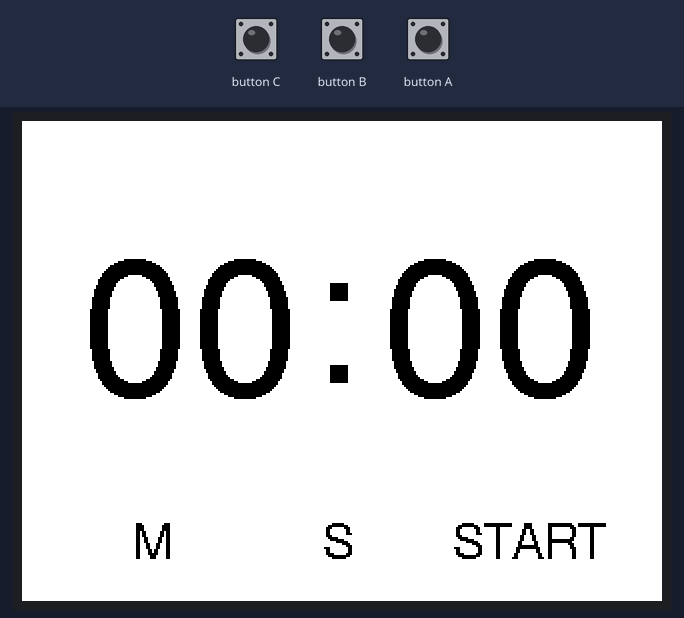
A sketch run on a simulated ESP32. On the bench: 320×240 colour display. Inputs (shaded band) come from the test bench.

Above: at 1.5 s.
1.6 s: button B pressed for 0.15 s
At 2.8 s:
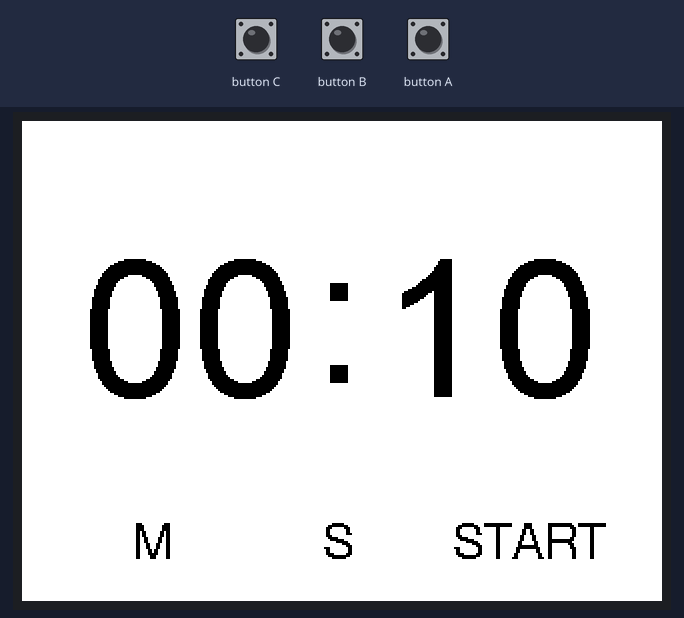
3.2 s: button C pressed for 0.15 s
At 3.54 s:
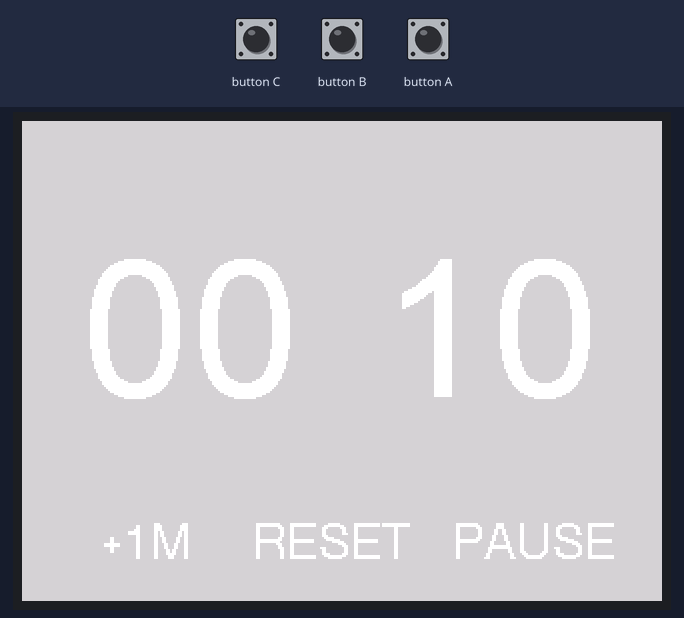
3.9 s: button C pressed for 1 s
At 4.6 s:
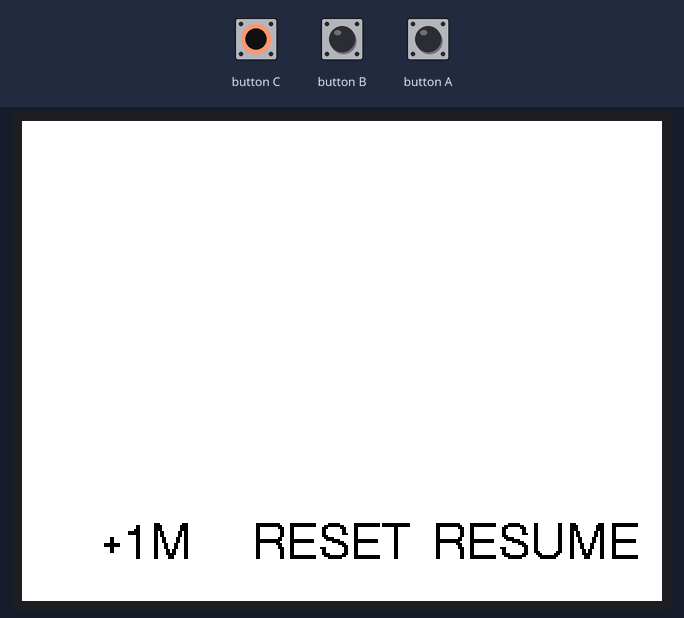
6.7 s: button B pressed for 1 s
At 7.1 s:
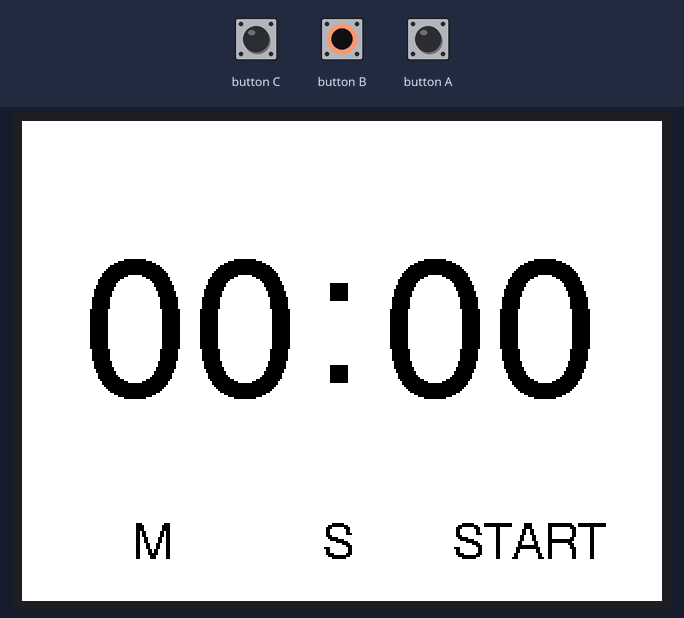
9.2 s: button A pressed for 0.15 s
At 10.0 s:
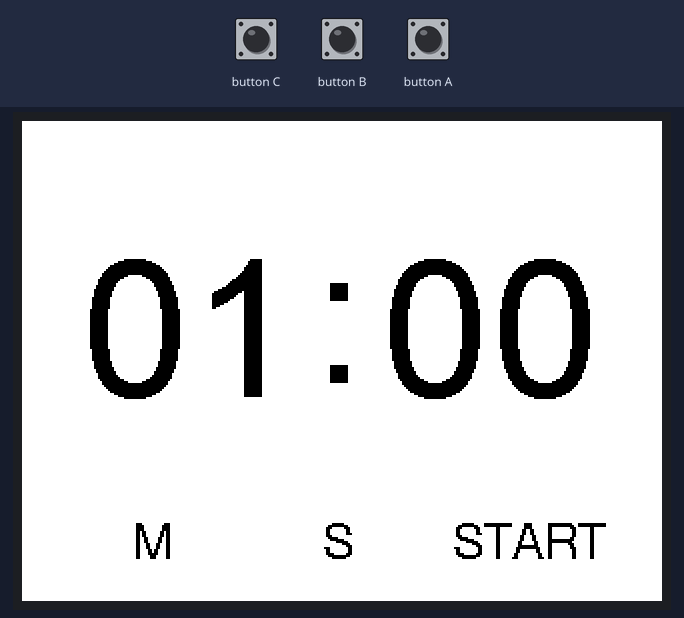
10.8 s: button A pressed for 1 s
At 11.4 s:
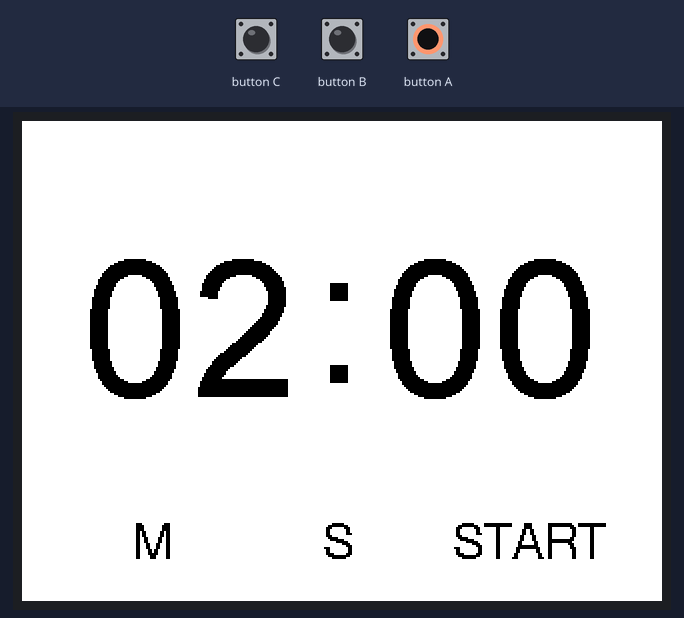
Timing chart, 0 to 13.8 s (numbered marks = the images above; inputs shaded):
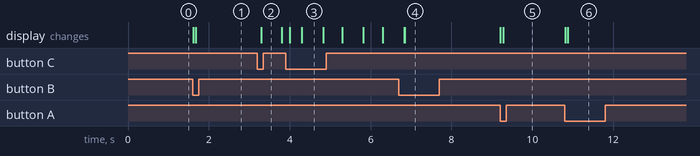

The sketch:

kitchen_timer.ino
```cpp
/*
    Name:       kitchen_timer.ino
    Created:    2019/3/20
    Author:     terunori
*/

#include <M5Stack.h>
#include <driver/dac.h>

int mm = 0;
int ss = 0;

long baseTime;
long delayTime;
long setTime;

int beep_total_time;
int beep_last_time;

enum Stats {
  Initialized,
  Moving,
  Pause,
  Ended
};

enum Stats stats;

void setup() {
  M5.begin();
  //これを実行すると、M5Stackスピーカーから破裂音が出る
  dac_output_enable( DAC_CHANNEL_1 ); //DAC channel 1 is GPIO #25
  M5.Lcd.setTextFont(4);
  M5.Lcd.fillScreen(TFT_WHITE);
  stats = Initialized;
  initialize();
}

void loop() {
  M5.update();
  printTime();
  switch (stats) {
    case Initialized:
      if (M5.BtnA.isPressed() && M5.BtnB.isPressed()) {
        initialize();
        delay(200);
      } else if (M5.BtnA.wasPressed()) {
        M5.Lcd.fillRect(0, 0, 320, 180, TFT_WHITE);
        mm++;
      } else if (M5.BtnB.wasPressed()) {
        M5.Lcd.fillRect(0, 0, 320, 180, TFT_WHITE);
        if (ss < 50) {
          ss += 10;
        } else {
          ss = 0;
          mm++;
        }
      } else if (M5.BtnC.wasPressed()) {
        if (!(mm == 0 && ss == 0)) {
          moveTimer();
        }
      }
      break;
    case Moving:
      if (M5.BtnA.wasPressed()) {
        M5.Lcd.fillRect(0, 0, 320, 180, TFT_LIGHTGREY);
        mm++;
        setTime += 60000;
      } else if (M5.BtnB.wasPressed()) {
        M5.Lcd.fillRect(0, 0, 320, 180, TFT_WHITE);
        initialize();
      } else if (M5.BtnC.wasPressed()) {
        pauseTimer();
      }
      delayTime = millis() - baseTime;
      updateTime();
      if (delayTime + 1000 > setTime ) {
        endTimer();
      }
      break;
    case Pause:
      if (M5.BtnA.wasPressed()) {
        M5.Lcd.fillRect(0, 0, 320, 180, TFT_WHITE);
        mm++;
      } else if (M5.BtnB.wasPressed()) {
        initialize();
      } else if (M5.BtnC.wasPressed()) {
        if (!(mm == 0 && ss == 0)) {
          moveTimer();
        }
      }
      break;
    case Ended:
      while (!(M5.BtnA.read() || M5.BtnB.read() || M5.BtnC.read())) {
        periodicBeep(5, 1400, 80, 4, 400);
      }
      initialize();
      break;
  }
}

void initialize() {
  M5.Lcd.clear(TFT_WHITE);
  M5.Lcd.setTextColor(TFT_BLACK);
  M5.Lcd.setCursor(55, 200);
  M5.Lcd.print("M");
  M5.Lcd.setCursor(150, 200);
  M5.Lcd.print("S");
  M5.Lcd.setCursor(215, 200);
  M5.Lcd.print("START");

  mm = 0;
  ss = 0;
  M5.Speaker.mute();

  stats = Initialized;
}

void moveTimer() {
  M5.Lcd.clear(TFT_LIGHTGREY);
  M5.Lcd.setTextColor(TFT_WHITE);
  M5.Lcd.setCursor(40, 200);
  M5.Lcd.print("+1M");
  M5.Lcd.setCursor(115, 200);
  M5.Lcd.print("RESET");
  M5.Lcd.setCursor(215, 200);
  M5.Lcd.print("PAUSE");

  baseTime = millis();
  setTime = mm * 60000 + ss * 1000 + 1000;

  stats = Moving;
}

void pauseTimer() {
  M5.Lcd.clear(TFT_WHITE);
  M5.Lcd.setTextColor(TFT_BLACK);
  M5.Lcd.setCursor(40, 200);
  M5.Lcd.print("+1M");
  M5.Lcd.setCursor(115, 200);
  M5.Lcd.print("RESET");
  M5.Lcd.setCursor(205, 200);
  M5.Lcd.print("RESUME");

  stats = Pause;
}

void endTimer() {
  M5.Lcd.clear(TFT_OLIVE);
  M5.Lcd.setTextColor(TFT_WHITE);
  M5.Lcd.setCursor(45, 200);
  M5.Lcd.print("___");
  M5.Lcd.setCursor(115, 200);
  M5.Lcd.print("RESET");
  M5.Lcd.setCursor(235, 200);
  M5.Lcd.print("___");

  mm = 0;
  ss = 0;
  baseTime = millis();

  beep_total_time = baseTime;
  beep_last_time = baseTime;

  stats = Ended;
}

void printTime() {
  if (stats == Pause && blinkOn()) {
    M5.Lcd.fillRect(0, 0, 320, 180, TFT_WHITE);
  } else {
    M5.Lcd.setTextFont(8);
    setMin();
    setColon();
    setSec();
    M5.Lcd.setTextFont(4);
  }
}

void setMin() {
  M5.Lcd.setCursor(30, 65);
  if (mm < 10) {
    M5.Lcd.print("0");
    M5.Lcd.print(mm);
  } else {
    M5.Lcd.print(mm);
  }
}

void setSec() {
  M5.Lcd.setCursor(180, 65);
  if (ss < 10) {
    M5.Lcd.print("0");
    M5.Lcd.print(ss);
  } else {
    M5.Lcd.print(ss);
  }
}

void setColon() {
  M5.Lcd.setCursor(145, 58);
  if (!(stats == Moving && blinkOn())) {
    M5.Lcd.print(":");
  }
}

void updateTime() {
  int oldss = ss;
  long remainingTime = setTime - delayTime;
  if (!(M5.BtnB.isPressed())) {
    mm = remainingTime / 60000;
    ss = (remainingTime - mm * 60000) / 1000;
    if (oldss != ss) {
      M5.Lcd.fillRect(0, 0, 320, 180, TFT_LIGHTGREY);
    }
  }
}

void periodicBeep(uint8_t volume, int hz, int duration, int times, int interval) {
  int total_duration = duration * times * 2;
  if ( millis() - beep_total_time < total_duration ) {
    uint32_t b_period = millis() - beep_last_time;
    int halfCycle = 500000 / hz;
    if ( b_period < duration ) {
      dac_output_voltage(DAC_CHANNEL_1, 0);
      delayMicroseconds(halfCycle);
      dac_output_voltage(DAC_CHANNEL_1, volume);
      delayMicroseconds(halfCycle);
    } else if ( b_period >= duration && b_period < duration * 2 ) {
      dac_output_voltage(DAC_CHANNEL_1, 0);
    } else {
      beep_last_time = millis();
    }
  } else if (millis() - beep_total_time < total_duration + interval) {
    dac_output_disable(DAC_CHANNEL_1);
  } else {
    beep_total_time = millis();
    dac_output_enable(DAC_CHANNEL_1);
  }
}

bool blinkOn() {
  int tmp = millis() - baseTime;
  return tmp % 1000 < 500;
}
```

Measured:
- after the input at 1.6 s, the display: first changes at once (image 1 shows a later state)
- after the input at 3.2 s, the display: first changes after 0.09 s (image 2 shows a later state)
- after the input at 3.9 s, the display: first changes after 0.10 s (image 3 shows a later state)
- after the input at 6.7 s, the display: first changes after 0.14 s (image 4 shows a later state)
- after the input at 9.2 s, the display: first changes at once (image 5 shows a later state)
- after the input at 10.8 s, the display: first changes at once (image 6 shows a later state)
- what the display in image 3 shows lasts 0.5 s, from 4.3 s to 4.8 s
